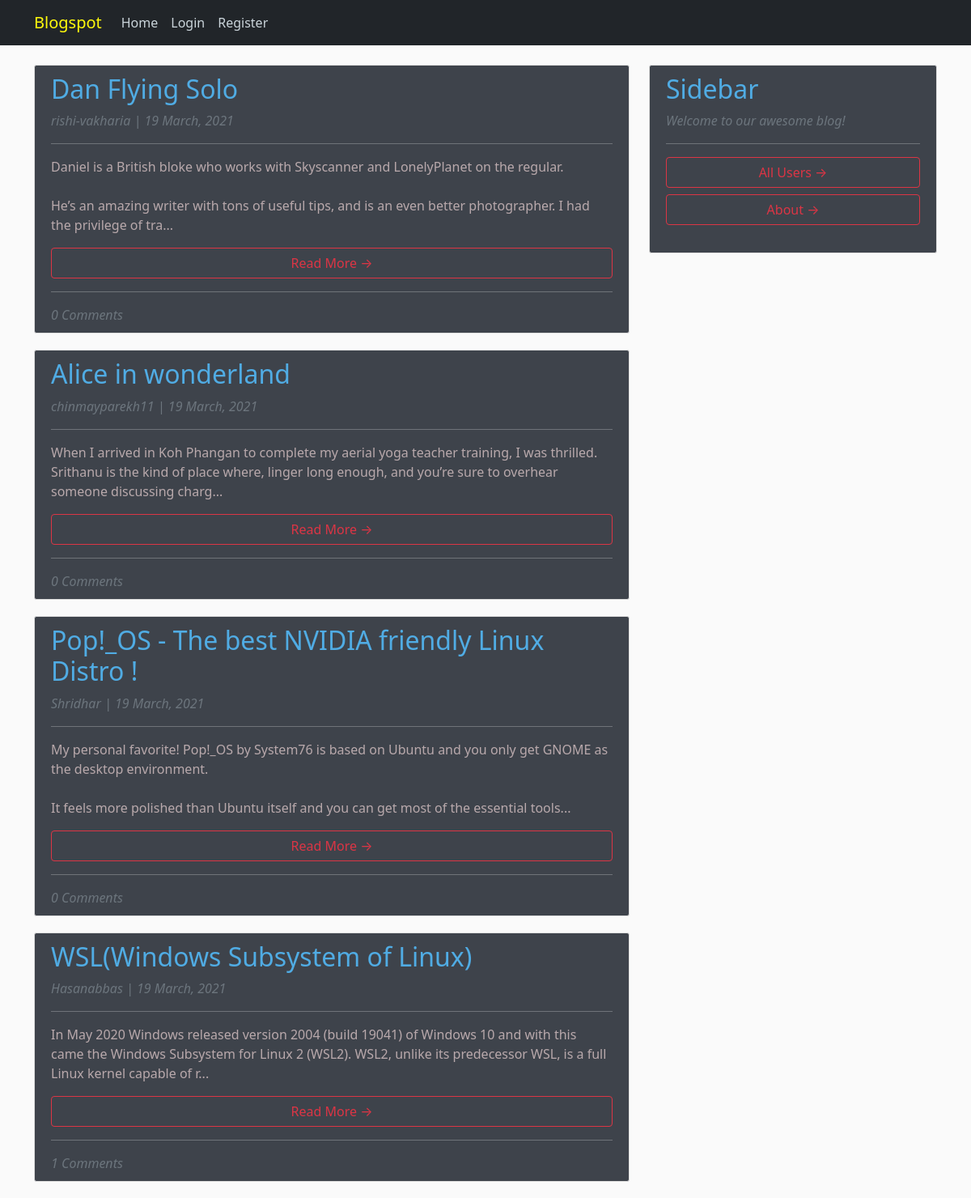
The page / on the database its author committed.
### blog/models.py (models this page shows, shortened)
class Post(models.Model):
    title = models.CharField(max_length=100, unique=True)
    content = models.TextField()
    date_posted = models.DateTimeField(auto_now=True)
    author = models.ForeignKey(User, on_delete=models.CASCADE, null=True)

### blog/views.py (the view)
# urls.py: path('', PostListView.as_view(), name='blog-home'),
class PostListView(ListView):
    model = Post
    template_name = 'blog/home.html'
    context_object_name = 'posts'
    ordering = ['-date_posted']

### blog/templates/blog/home.html
{% extends "blog/base.html" %}
    {% block content %}
        {% if posts|length > 0 %}
            {% for post in posts %}
                <article style="background: rgb(16,22,32,0.8);" class="media content-section">
                  <div class="media-body">
                    <h2 style="color: #50ACE4;" class="article-title">{{ post.title }}</h2>
                    <em><p style="color:rgb(128, 185, 189);"class="text-muted" >{{ post.author }} | {{ post.date_posted|date:"d F, Y"}}</p></em>
                    <hr>
                    <p style="color: #B9A9AC"class="article-content">{{ post.content|safe|slice:":200" }}...</p>
                    <h6><a class="btn btn-outline-danger w-100" href="{% url 'post-detail' post.id %}">Read More &rarr;</a></h6>
                    <hr>
                    {% with post.comments.count as total_comments %}
                        <em><span class="text-muted font-weight-normal">{{ total_comments }} Comments</span></em>
                    {% endwith %}
                  </div>
                </article>
        {% endfor %}
        {% else %}
         <p><h1 style="color:white;"> This user has not written any posts :(</h1></p>
        {% endif %}
    {% endblock content %}

### blog/static/blog/main.css (style rules this page uses)
body { background: #fafafa; color: white; margin-top: 5rem; }
#bg { background-repeat: no-repeat; background-size: cover; background-position: center center; background-attachment: fixed; }
h1, h2, h3, h4, h5, h6 { color: #aed8bc; }
.content-section { background: #ffffff; padding: 10px 20px; border: 1px solid #dddddd; border-radius: 3px; margin-bottom: 20px; }
.article-title { color: #9fc7e9; }
.article-content { white-space: pre-line; }

### rows shown on the page
Post: title "Dan Flying Solo", author "rishi-vakharia", date_posted "19 March, 2021", content "Daniel is a British bloke who works with Skyscanner and LonelyPlanet on the regular. He’s an amazing writer with tons of useful tips, and is an even better photographer. I had the privilege of tra", comments.count "0"
Post: title "Alice in wonderland", author "chinmayparekh11", date_posted "19 March, 2021", content "When I arrived in Koh Phangan to complete my aerial yoga teacher training, I was thrilled. Srithanu is the kind of place where, linger long enough, and you’re sure to overhear someone discussing charg", comments.count "0"
Post: title "Pop!_OS - The best NVIDIA friendly Linux Distro !", author "Shridhar", date_posted "19 March, 2021", content "My personal favorite! Pop!_OS by System76 is based on Ubuntu and you only get GNOME as the desktop environment. It feels more polished than Ubuntu itself and you can get most of the essential tools", comments.count "0"
Post: title "WSL(Windows Subsystem of Linux)", author "Hasanabbas", date_posted "19 March, 2021", content "In May 2020 Windows released version 2004 (build 19041) of Windows 10 and with this came the Windows Subsystem for Linux 2 (WSL2). WSL2, unlike its predecessor WSL, is a full Linux kernel capable of r", comments.count "1"
